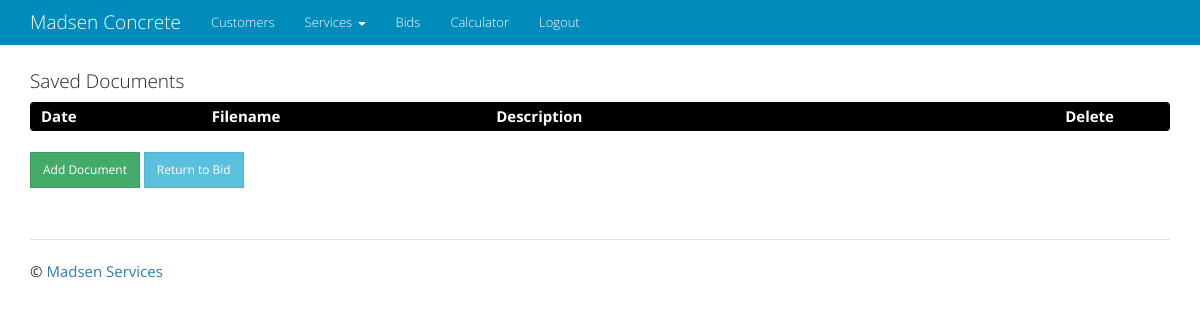
The page /bid_attachment/list/1/ (signed in) on the database as committed earlier.
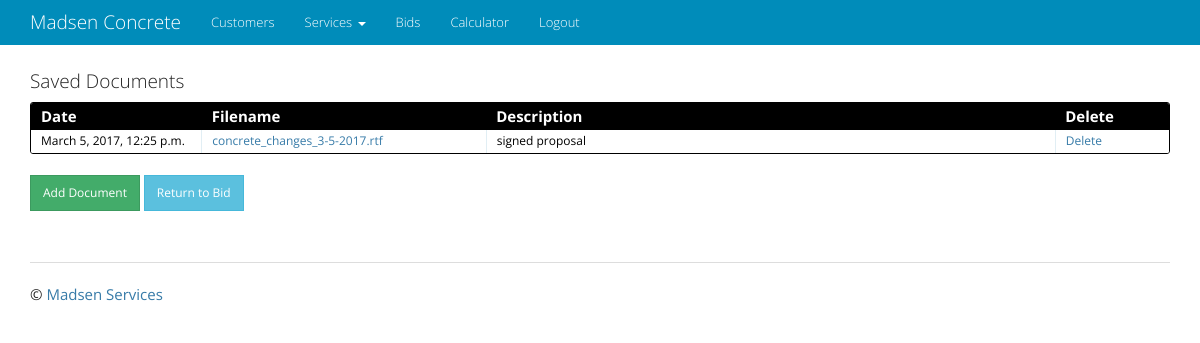
The same page on the database as committed later.
### bid_attachment/models.py (models this page shows, shortened)
class Document(models.Model):
    bid = models.ForeignKey('bid.bid')
    description = models.CharField(max_length=100)
    filename = models.FileField(upload_to=generate_filename)
    uploaded_date = models.DateTimeField(auto_now_add=True)
    def shorten_filename(self):
        folder1, folder2, filename = self.filename.name.split('/')
        return filename

### bid_attachment/views.py (the view)
# urls.py: url(r'^list/(?P<bid_id>\d+)/$', AttachmentList.as_view(), name='bid_attachment_list'),
class AttachmentList(LoginRequiredMixin, ListView):
    model = Document
    template_name = 'bid_attachment/bid_attachment_list.html'
    def get_queryset(self):
        queryset_list = Document.objects.filter(bid=self.kwargs['bid_id'])
        return queryset_list
    def get_context_data(self, **kwargs):
        context = super(AttachmentList, self).get_context_data(**kwargs)
        context['bid_id'] = self.kwargs['bid_id']
        return context

### templates/bid_attachment/bid_attachment_list.html
{% extends "base.html" %}
{% block content %}
<div class="entries">
    <h4>Saved Documents</h4>
  <div class="datagrid">
    <table>
      <thead>
        <tr>
          <th width="15%"><strong>Date</strong></th>
          <th width="25%"><strong>Filename</strong></th>
          <th width="50%"><strong>Description</strong></th>
          <th width="10%"><strong>Delete</strong></th>
        </tr>
      </thead>
      {% for document in object_list %}
        <tr style="{% cycle 'background: white' 'background: #F0F0F0' %}">
            <td>{{ document.uploaded_date }}</td>
            <td><a href="{{ MEDIA_URL }}{{ document.filename }}" target="_blank">{{ document.shorten_filename }}</a></td>
            <td>{{ document.description }}</td>
            <td><a href="{% url 'bid_attachment_app:bid_attachment_delete' pk=document.pk %}">Delete</a></td>
        </tr>
      {% endfor %}
    </table>
  </div>
</div>
<br>
<a href="{% url 'bid_attachment_app:bid_attachment_upload' bid_id=bid_id %}" class="btn btn-sm btn-success"
   role="button">Add Document</a>
<a href="{% url 'bid_app:bid_detail' pk=bid_id %}" class="btn btn-sm btn-info" role="button">Return to Bid</a>
{% endblock content %}

Rows that differ between the two databases and show on the page:
added Document: uploaded_date "March 5, 2017, 12:25 p.m.", shorten_filename "concrete_changes_3-5-2017.rtf", description "signed proposal"
